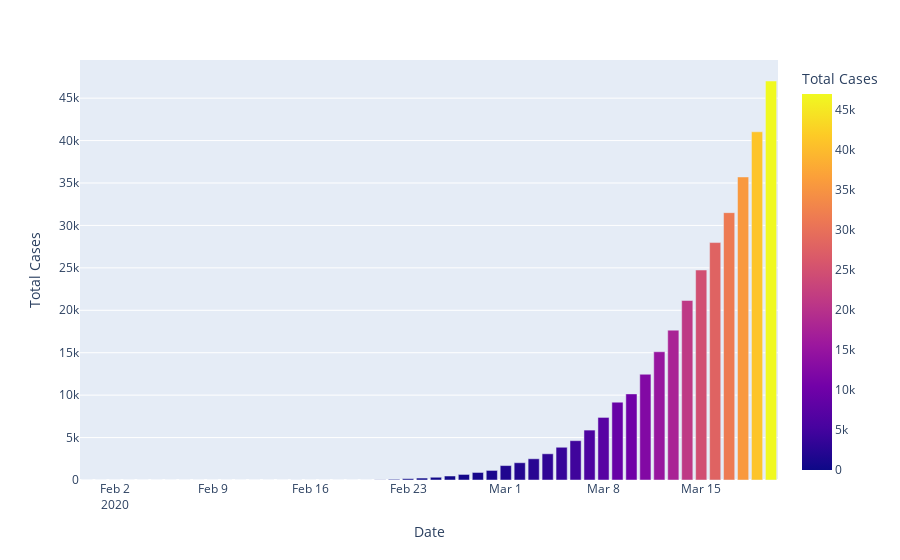
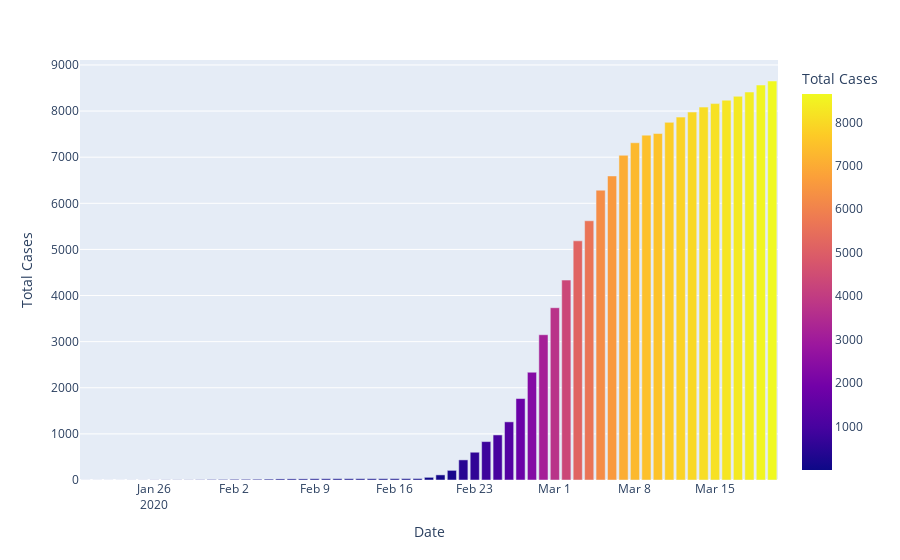

The notebook cell saved with these charts, in order:
### Code cell
fig=px.bar(Italy,x="Date",y="Total Cases",color='Total Cases')
fig.show()

fig=px.bar(Korea,x="Date",y="Total Cases",color='Total Cases')
fig.show()

fig=px.bar(Wuhan,x="Date",y="Total Cases",color='Total Cases')
fig.show()
